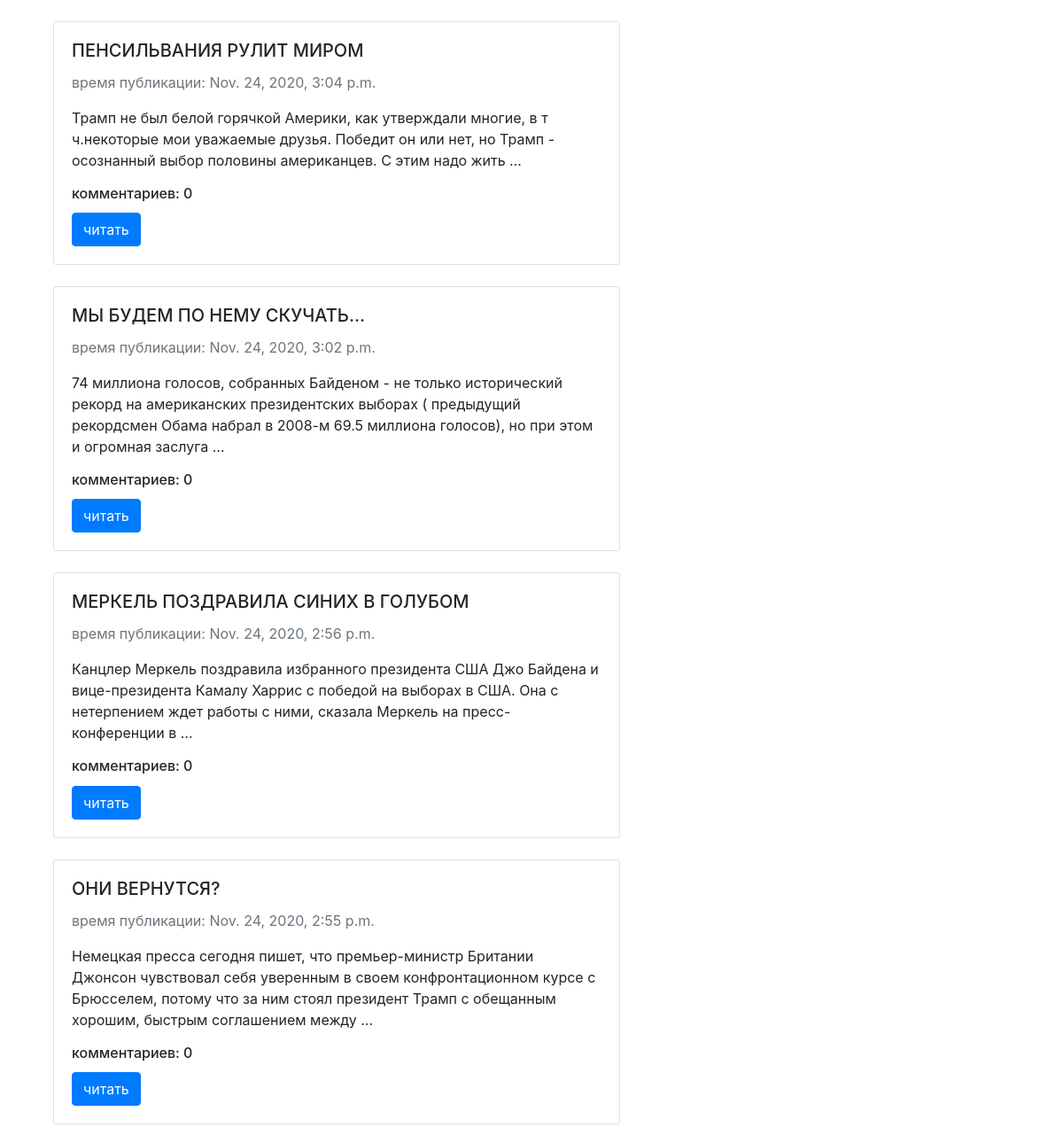
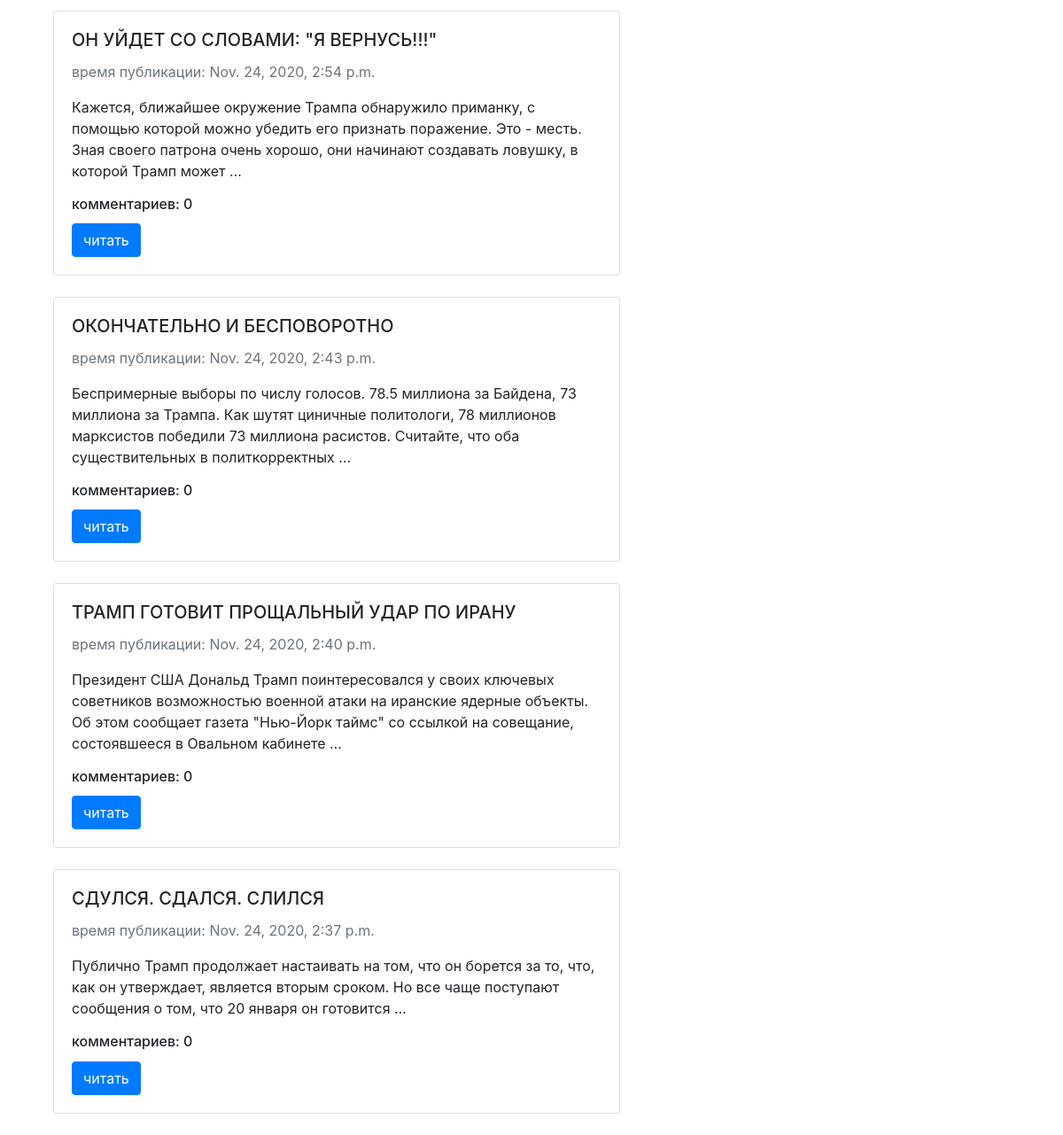
Screenshot of /tags/tramp/ with the database file from the repository (2 pictures, top to bottom).
### posts/models.py (models this page shows, shortened)
class Post(models.Model):
    title = models.CharField(max_length=150)
    text = models.TextField(blank=True)
    pub_date = models.DateTimeField(auto_now_add=True)
    slug = models.SlugField(max_length=50, unique=True)
    tags = models.ManyToManyField('Tag', blank=True, related_name='posts')
    @property
    def get_commets_count(self):
        return f"комментариев: {Post.objects.filter(pk=self.pk).aggregate(Count('comments'))['comments__count']}"
    class Meta:
        ordering = ['-pub_date']
        verbose_name = 'пост'
        verbose_name_plural = 'посты'

### posts/views.py (the view)
# urls.py: path('tags/<str:slug>/', views.tags, name='tags_url'),
def tags(request, slug):
    posts = Post.objects.filter(tags__slug=slug)
    return render(request, 'tags.html', context={'posts': posts})

### templates/tags.html (shortened to what this page needs)
<!DOCTYPE html>
<html lang="en">
<head>
    <link rel="stylesheet" href="https://stackpath.bootstrapcdn.com/bootstrap/4.3.1/css/bootstrap.min.css">
</head>
<body>
   {% for post in posts %}
        <div class="card" style="width: 40rem; margin-left:5%">
          <div class="card-body">
            <h5 class="card-title">{{post.title}}</h5>
            <p class="text-muted">
              время публикации: {{post.pub_date}}
            </p>
            <p class="card-text">{{post.text|truncatewords:30}}</p>
            <h6 class="card-title">{{post.get_commets_count}}</h6>
            <a href="{% url 'post_details_url' slug=post.slug %}" class="btn btn-primary">читать</a>
          </div>
        </div>
      {% endfor %}
</body>
</html>

### templates/tags.html (style rules this page uses)
.card { margin:2%; }

### rows the page displays
Post: title "ПЕНСИЛЬВАНИЯ РУЛИТ МИРОМ", pub_date "Nov. 24, 2020, 3:04 p.m.", text "Трамп не был белой горячкой Америки, как утверждали многие, в т ч.некоторые мои уважаемые друзья. Победит он или нет, но Трамп - осознанный выбор половины американцев. С этим надо жить …", get_commets_count "комментариев: 0"
Post: title "МЫ БУДЕМ ПО НЕМУ СКУЧАТЬ...", pub_date "Nov. 24, 2020, 3:02 p.m.", text "74 миллиона голосов, собранных Байденом - не только исторический рекорд на американских президентских выборах ( предыдущий рекордсмен Обама набрал в 2008-м 69.5 миллиона голосов), но при этом и огромная заслуга …", get_commets_count "комментариев: 0"
Post: title "МЕРКЕЛЬ ПОЗДРАВИЛА СИНИХ В ГОЛУБОМ", pub_date "Nov. 24, 2020, 2:56 p.m.", text "Канцлер Меркель поздравила избранного президента США Джо Байдена и вице-президента Камалу Харрис с победой на выборах в США. Она с нетерпением ждет работы с ними, сказала Меркель на пресс-конференции в …", get_commets_count "комментариев: 0"
Post: title "ОНИ ВЕРНУТСЯ?", pub_date "Nov. 24, 2020, 2:55 p.m.", text "Немецкая пресса сегодня пишет, что премьер-министр Британии Джонсон чувствовал себя уверенным в своем конфронтационном курсе с Брюсселем, потому что за ним стоял президент Трамп с обещанным хорошим, быстрым соглашением между …", get_commets_count "комментариев: 0"
Post: title "ОН УЙДЕТ СО СЛОВАМИ: \"Я ВЕРНУСЬ!!!\"", pub_date "Nov. 24, 2020, 2:54 p.m.", text "Кажется, ближайшее окружение Трампа обнаружило приманку, с помощью которой можно убедить его признать поражение. Это - месть. Зная своего патрона очень хорошо, они начинают создавать ловушку, в которой Трамп может …", get_commets_count "комментариев: 0"
Post: title "ОКОНЧАТЕЛЬНО И БЕСПОВОРОТНО", pub_date "Nov. 24, 2020, 2:43 p.m.", text "Беспримерные выборы по числу голосов. 78.5 миллиона за Байдена, 73 миллиона за Трампа. Как шутят циничные политологи, 78 миллионов марксистов победили 73 миллиона расистов. Считайте, что оба существительных в политкорректных …", get_commets_count "комментариев: 0"
Post: title "ТРАМП ГОТОВИТ ПРОЩАЛЬНЫЙ УДАР ПО ИРАНУ", pub_date "Nov. 24, 2020, 2:40 p.m.", text "Президент США Дональд Трамп поинтересовался у своих ключевых советников возможностью военной атаки на иранские ядерные объекты. Об этом сообщает газета \"Нью-Йорк таймс\" со ссылкой на совещание, состоявшееся в Овальном кабинете …", get_commets_count "комментариев: 0"
Post: title "СДУЛСЯ. СДАЛСЯ. СЛИЛСЯ", pub_date "Nov. 24, 2020, 2:37 p.m.", text "Публично Трамп продолжает настаивать на том, что он борется за то, что, как он утверждает, является вторым сроком. Но все чаще поступают сообщения о том, что 20 января он готовится …", get_commets_count "комментариев: 0"
